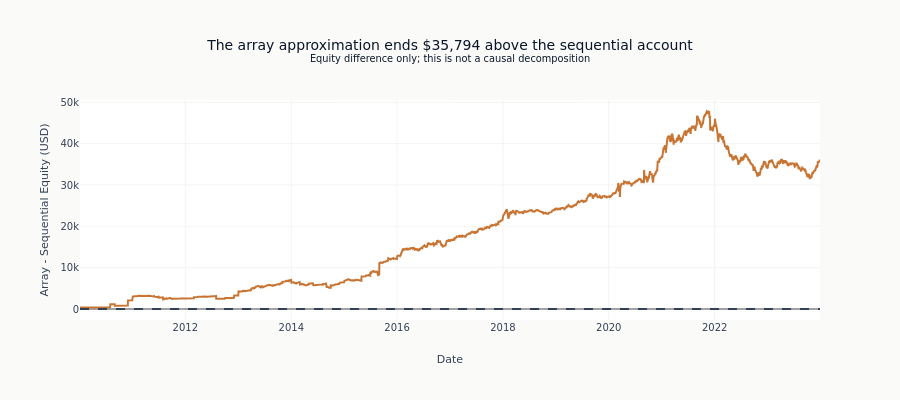

Write notebook code for a chart like this one.
### Code cell
# Difference over time (align index types)
eq_vbt_dt = equity_vbt.copy()
eq_ml4t_dt = equity_ml4t.copy()
eq_vbt_dt.index = pd.to_datetime(eq_vbt_dt.index)
eq_ml4t_dt.index = pd.to_datetime(eq_ml4t_dt.index)
shared_eq = eq_vbt_dt.index.intersection(eq_ml4t_dt.index)
diff_series = eq_vbt_dt.loc[shared_eq] - eq_ml4t_dt.loc[shared_eq]

fig = go.Figure()

fig.add_trace(
    go.Scatter(
        x=diff_series.index,
        y=diff_series,
        name="Array - ml4t",
        line=dict(color=COLORS["copper"], width=2),
    )
)

fig.add_hline(y=0, line_dash="dash", line_color=COLORS["neutral"])

fig.update_layout(
    title=(
        f"The array approximation ends ${ending_gap:,.0f} above the sequential account"
        "<br><sup>Equity difference only; this is not a causal decomposition</sup>"
    ),
    xaxis_title="Date",
    yaxis_title="Array - Sequential Equity (USD)",
    height=400,
)
fig.show()

### Figure 1 — Plotly figure (JSON) as saved in the notebook; plotly's stock layout.template omitted (floating-point values rounded to 4 significant figures; data arrays with more than 128 entries replaced by an {"elided": "..."} marker saying what was removed)
{"data": [{"line": {"color": "#C87533", "width": 2}, "name": "Array - ml4t", "type": "scatter", "x": {"elided": "3522 str values"}, "y": {"elided": "3522 float values"}}], "layout": {"height": 400, "shapes": [{"line": {"color": "#334155", "dash": "dash"}, "type": "line", "x0": 0, "x1": 1, "xref": "x domain", "y0": 0, "y1": 0, "yref": "y"}], "title": {"text": "The array approximation ends $35,794 above the sequential account<br><sup>Equity difference only; this is not a causal decomposition</sup>"}, "xaxis": {"title": {"text": "Date"}}, "yaxis": {"title": {"text": "Array - Sequential Equity (USD)"}}}}
